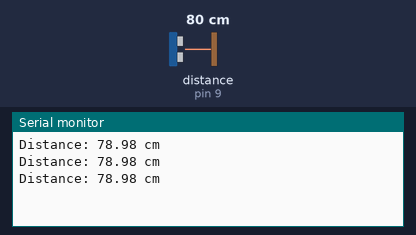
Recording of a sketch running on a simulated Arduino Uno, built with avr-gcc and run on an emulated ATmega328P. Shown: the last lines printed to the serial monitor. Wiring (inferred from the names in the program): ultrasonic range finder: trigger pin 8; echo pin 9. Inputs (shaded band) come from the test bench; at power-on: distance to the obstacle (sensor on pin 9) 80 cm. The echo pulse lasts 58.3 µs per cm.

Above: at 1.3 s.
1.4 s: distance to the obstacle (sensor on pin 9) set to 2 cm
At 1.9 s:
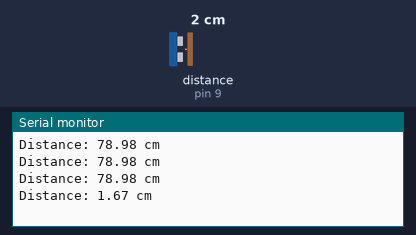
2.9 s: distance to the obstacle (sensor on pin 9) set to 4 cm
At 3.4 s:
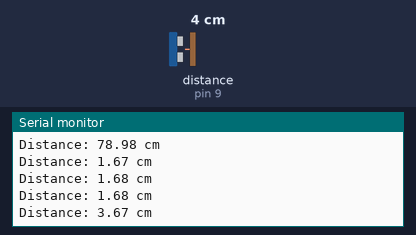
Timing chart, 0 to 5.9 s (numbered marks = the images above; inputs shaded):
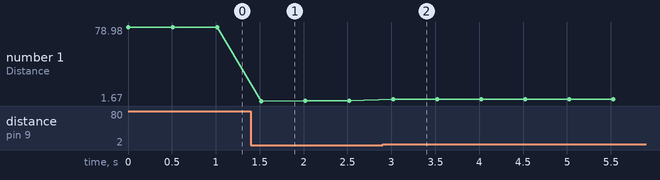

The sketch:

16_Ultrasonic-sensor.ino
```cpp
#define TRIG_PIN 8  // Define the Trigger pin
#define ECHO_PIN 9 // Define the Echo pin

void setup() {
  Serial.begin(9600);       // Initialize serial communication at 9600 baud rate
  pinMode(TRIG_PIN, OUTPUT); // Set Trigger pin as output
  pinMode(ECHO_PIN, INPUT);  // Set Echo pin as input
}

void loop() {
  long duration;
  float distance;

  // Send a 10-microsecond pulse to trigger pin
  digitalWrite(TRIG_PIN, LOW);
  delayMicroseconds(2);
  digitalWrite(TRIG_PIN, HIGH);
  delayMicroseconds(10);
  digitalWrite(TRIG_PIN, LOW);

  // Measure the echo pulse duration
  duration = pulseIn(ECHO_PIN, HIGH);

  // Convert time into distance (in cm)
  distance = duration * 0.034 / 2;

  // Print the distance value on Serial Monitor
  Serial.print("Distance: ");
  Serial.print(distance);
  Serial.println(" cm");

  delay(500); // Wait 500ms before next reading
}
```

Measured:
- after the input at 1.4 s, the serial monitor: prints a new line after 0.12 s (image 1)
- after the input at 2.9 s, the serial monitor: prints a new line after 0.12 s (image 2)
- plotted number 1: 78.98 → 1.68 after the input at 1.4 s, 1.68 → 3.67 after the input at 2.9 s
